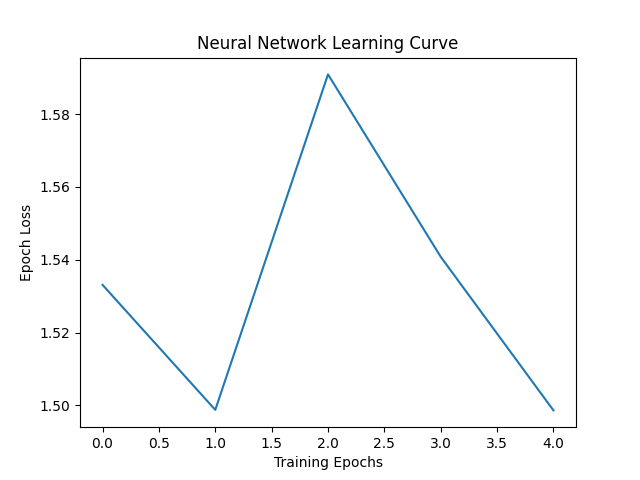

Here is the Python script that generated this plot:
import torch
import torch.nn as nn
import torch.optim as optim
import torchvision
import torchvision.transforms as transforms
import matplotlib.pyplot as plt

class CustomNeuralNet(nn.Module):
    def __init__(self, inputDim, hiddenDim, outputDim):
        super(CustomNeuralNet, self).__init__()
        self.firstLayer = nn.Linear(inputDim, hiddenDim)
        self.secondLayer = nn.Linear(hiddenDim, outputDim)
        self.sigmoidActivation = nn.Sigmoid()
        self.softmaxActivation = nn.Softmax(dim=1)

    def forward(self, tensorInput):
        tensorInput = self.firstLayer(tensorInput)
        tensorInput = self.sigmoidActivation(tensorInput)
        tensorInput = self.secondLayer(tensorInput)
        tensorInput = self.softmaxActivation(tensorInput)
        return tensorInput

dataTransform = transforms.Compose([
    transforms.ToTensor(),
    transforms.Normalize((0.5,), (0.5,))
])

mnistTrainDataset = torchvision.datasets.MNIST(root='./mnistData', train=True, download=True, transform=dataTransform)
trainDataLoader = torch.utils.data.DataLoader(mnistTrainDataset, batch_size=64, shuffle=True)

mnistTestDataset = torchvision.datasets.MNIST(root='./mnistData', train=False, download=True, transform=dataTransform)
testDataLoader = torch.utils.data.DataLoader(mnistTestDataset, batch_size=64, shuffle=False)

inputDimension = 28*28
hiddenDimension = 300
outputDimension = 10
learningRate = 0.001
trainingEpochs = 5

neuralModel = CustomNeuralNet(inputDimension, hiddenDimension, outputDimension)
lossFunction = nn.CrossEntropyLoss()
optimizerFunction = optim.Adam(neuralModel.parameters(), lr=learningRate)

epochLosses = []
for epoch in range(trainingEpochs):
    for dataBatchIndex, (imageBatch, labelBatch) in enumerate(trainDataLoader):
        imageBatch = imageBatch.reshape(-1, inputDimension)
        
        predictedOutputs = neuralModel(imageBatch)
        batchLoss = lossFunction(predictedOutputs, labelBatch)
        
        optimizerFunction.zero_grad()
        batchLoss.backward()
        optimizerFunction.step()
    
    epochLosses.append(batchLoss.item())

neuralModel.eval()
with torch.no_grad():
    correctlyPredicted = 0
    totalSamples = 0
    for imageBatch, labelBatch in testDataLoader:
        imageBatch = imageBatch.reshape(-1, inputDimension)
        predictedOutputs = neuralModel(imageBatch)
        _, predictedLabels = torch.max(predictedOutputs.data, 1)
        totalSamples += labelBatch.size(0)
        correctlyPredicted += (predictedLabels == labelBatch).sum().item()

calcTestError = (totalSamples - correctlyPredicted) / totalSamples
print('Test error of the network on the 10000 test images: {:.2f}'.format(calcTestError))

plt.plot(epochLosses)
plt.xlabel('Training Epochs')
plt.ylabel('Epoch Loss')
plt.title('Neural Network Learning Curve')
plt.savefig("4.3.png")
plt.show()
